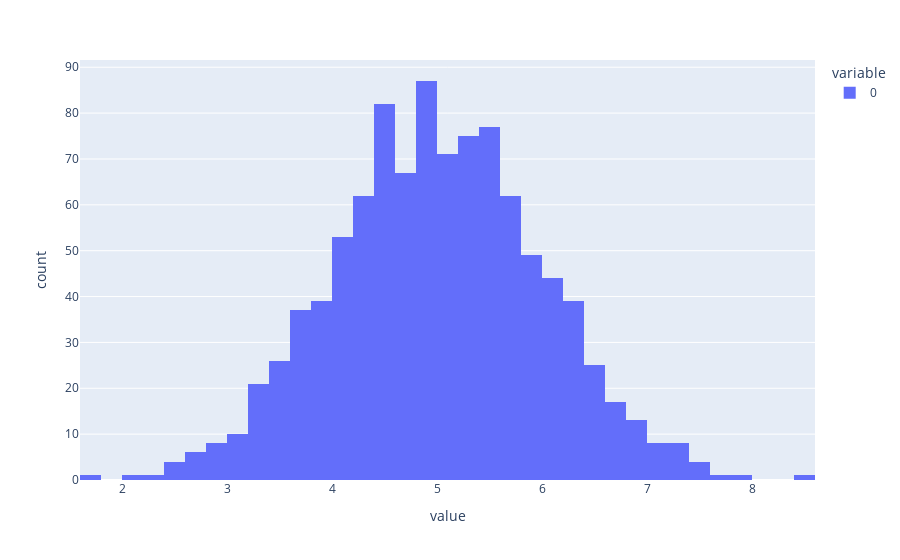

The notebook cell this image was saved under:
### Code cell
# criacao dos graficos
dist_normal = norm(5,1)
amostra = dist_normal.rvs(size=1000)
grafico = px.histogram(amostra)
grafico

### Figure 1 — Plotly figure (JSON) as saved in the notebook; plotly's stock layout.template omitted (floating-point values rounded to 4 significant figures; data arrays with more than 128 entries replaced by an {"elided": "..."} marker saying what was removed)
{"data": [{"alignmentgroup": "True", "bingroup": "x", "hovertemplate": "variable=0<br>value=%{x}<br>count=%{y}<extra></extra>", "legendgroup": "0", "marker": {"color": "#636efa", "pattern": {"shape": ""}}, "name": "0", "offsetgroup": "0", "orientation": "v", "showlegend": true, "type": "histogram", "x": {"elided": "1000 float values"}, "xaxis": "x", "yaxis": "y"}], "layout": {"barmode": "relative", "legend": {"title": {"text": "variable"}, "tracegroupgap": 0}, "margin": {"t": 60}, "xaxis": {"anchor": "y", "domain": [0, 1], "title": {"text": "value"}}, "yaxis": {"anchor": "x", "domain": [0, 1], "title": {"text": "count"}}}}
